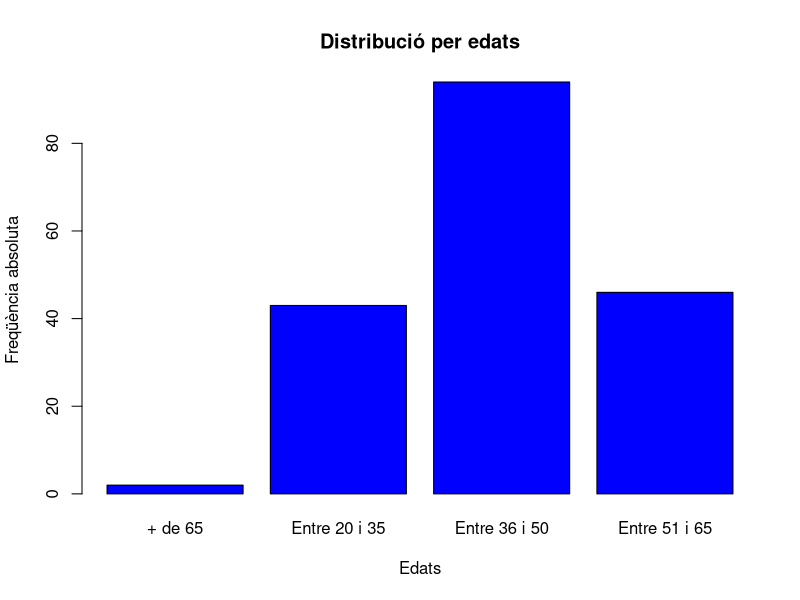
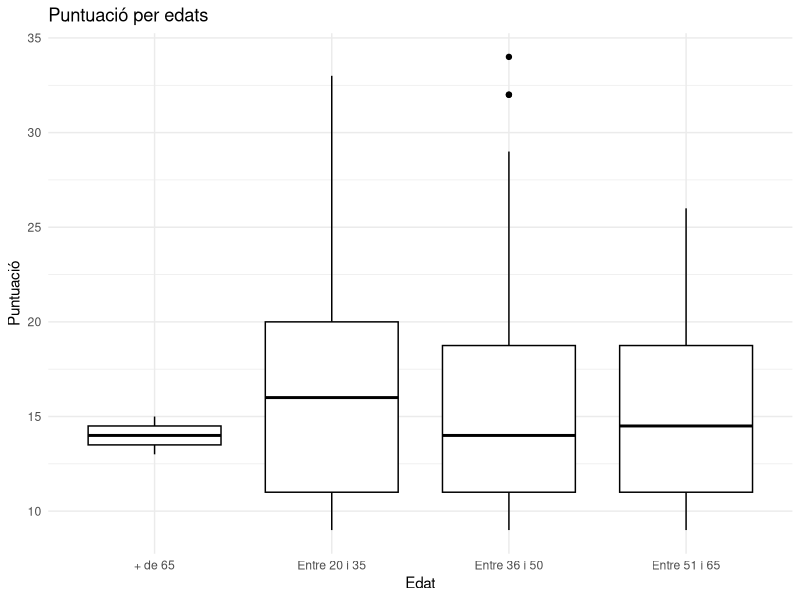

Generate these figures, in order, with R:
## ---- chunk 1

library(tidyverse)
library(scales)
library(ggplot2)
## ---- chunk 2

#Aquí primer renombram les columnes perquè sigui més fàcil d'entendre
dades <- read.csv("Salut_Vocal_anonimizada.csv", sep = ";") 
dades <- dades %>% rename(
  p1 = La.gent.em.sent.amb.dificultat.a.causa.de.la.meva.veu,
  p2 = La.gent.no.m.entén.en.llocs.sorollosos,
  p3 = Els.meus.problemes.amb.la.veu.alteren.la.meva.vida.personal.i.social,
  p4 = Em.sent.desplaçat.de.les.converses.per.la.meva.veu,
  p5 = El.meu.problema.amb.la.veu.afecta.el.rendiment.laboral,
  p6 = Not.que.necessit.tensar.la.gola..gargamella..per.produir.la.veu,
  p7 = La.qualitat.de.la.meva.veu.és.imprevisible,
  p8 = La.meva.veu.em.molesta,
  p9 = La.meva.veu.em.fa.sentir.certa.minusvalidesa,
  p10 = La.gent.em.pregunta..què.et.passa.amb.la.veu.
  )


#Ara el que feim és canviar els caràcters pels factors corresponents. Farem els a la mateixa columna del data frame.
dades <- dades %>% mutate(
    p1 = factor(p1, 
    levels = c("Mai", "Gairebé mai", "A vegades", "Gairebé sempre", "Sempre"), 
    labels = c(0,1,2,3,4)),
    
    p2 = factor(p2, 
    levels = c("Mai", "Gairebé mai", "A vegades", "Gairebé sempre", "Sempre"), 
    labels = c(0,1,2,3,4)),
    
    p3 = factor(p3, 
    levels = c("Mai", "Gairebé mai", "A vegades", "Gairebé sempre", "Sempre"), 
    labels = c(0,1,2,3,4)),
    
    p4 = factor(p4, 
    levels = c("Mai", "Gairebé mai", "A vegades", "Gairebé sempre", "Sempre"), 
    labels = c(0,1,2,3,4)),
    
    p5 = factor(p5, 
    levels = c("Mai", "Gairebé mai", "A vegades", "Gairebé sempre", "Sempre"), 
    labels = c(0,1,2,3,4)),
    
    
    p6 = factor(p6, 
    levels = c("Mai", "Gairebé mai", "A vegades", "Gairebé sempre", "Sempre"), 
    labels = c(0,1,2,3,4)),
    
    p7 = factor(p7, 
    levels = c("Mai", "Gairebé mai", "A vegades", "Gairebé sempre", "Sempre"), 
    labels = c(0,1,2,3,4)),
    
    p8 = factor(p8, 
    levels = c("Mai", "Gairebé mai", "A vegades", "Gairebé sempre", "Sempre"), 
    labels = c(0,1,2,3,4)),
    
    p9 = factor(p9, 
    levels = c("Mai", "Gairebé mai", "A vegades", "Gairebé sempre", "Sempre"), 
    labels = c(0,1,2,3,4)),
    
    p10 = factor(p10, 
    levels = c("Mai", "Gairebé mai", "A vegades", "Gairebé sempre", "Sempre"), 
    labels = c(0,1,2,3,4)),
    
    .keep = "all", .after = Fa.alguna.de.les.activitats.següents..Es.pot.marcar.més.d.una.opció
  )

#Ara hem de passar les dades a numèric.

dades <- dades %>%
  mutate(across(29:38, as.numeric))

#Ara afegim una columna amb el sumatori

dades2 <- dades %>%
  select(-last_col())

dades2 <- dades2 %>%
  rowwise() %>%  # Para aplicar la operación fila por fila
  mutate(SumaFila = sum(c_across(29:37), na.rm = TRUE)) %>%
  ungroup()
## ---- chunk 3
dades$Quina.edat.té. <- dades$Quina.edat.té. %>% factor(levels = c("Entre 20 i 35", "Entre 36 i 50", "Entre 51 i 65", "+ de 65"))
conteig <- dades2$Quina.edat.té. %>% table()  

barplot(conteig, 
        main = "Distribució per edats",         
        xlab = "Edats",       
        ylab = "Freqüència absoluta",    
        col = "blue",                      
        border = "black")
## ---- chunk 4
grafic2 <- dades2 %>% select(Quina.edat.té., SumaFila) %>% ggplot(aes(x = Quina.edat.té., y = SumaFila)) + geom_boxplot( color = "black") + labs(x = "Edat", y = "Puntuació") + ggtitle("Puntuació per edats") + theme_minimal()
grafic2
